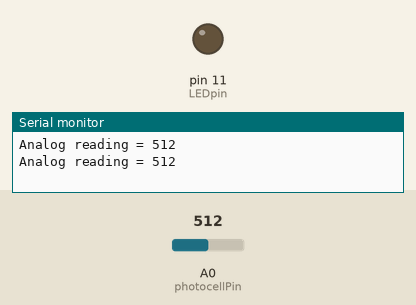
Simulated run of this sketch. Board: Arduino Uno, built with avr-gcc and run on an emulated ATmega328P. Parts: output pins drawn as LEDs (lit = HIGH), the last lines printed to the serial monitor. The inputs (shaded band) are chosen by the test bench; at power-on: A0 (photocellPin) = 512.

Above: at 1.8 s.
1.9 s: A0 (photocellPin) set to 3
3.4 s: A0 (photocellPin) set to 0
At 4.4 s:
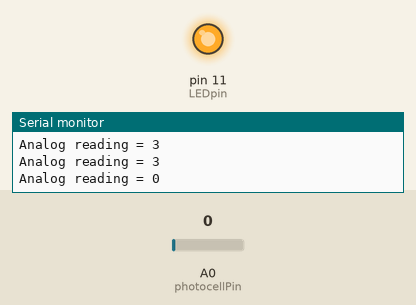
5.5 s: A0 (photocellPin) set to 122
At 7.1 s:
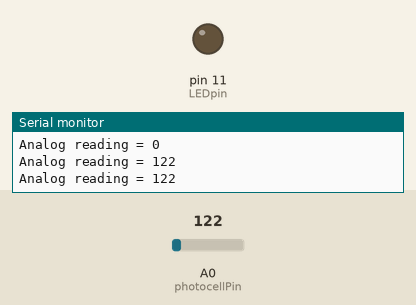
Timing chart, 0 to 8.6 s (numbered marks = the images above; inputs shaded):
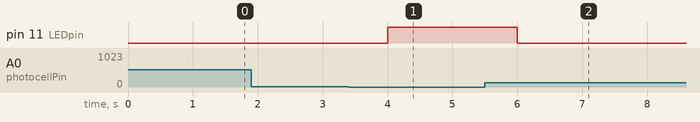

Measured:
- the behaviour switches between 2 and 1 on A0 (photocellPin) (found by bisection; images 0 and 1)
- after the input at 3.4 s, pin 11 (LEDpin): LOW → HIGH after 0.60 s
- after the input at 5.5 s, pin 11 (LEDpin): HIGH → LOW after 0.50 s

The sketch:

lab3.3_Nightlight_Photocell.ino
```cpp
/* Photocell simple testing sketch.

Connect one end of the photocell to 5V, the other end to Analog 0.
Then connect one end of a 10K resistor from Analog 0 to ground
Connect LED from pin 11 through a resistor to ground
For more information see http://learn.adafruit.com/photocells */

int photocellPin = 0;     // the cell and 10K pulldown are connected to a0
int photocellReading;     // the analog reading from the sensor divider
int LEDpin = 11;          // connect Red LED to pin 11 (PWM pin)
int LEDbrightness;        //
//int level;

void setup(void) {
  // We'll send debugging information via the Serial monitor
  Serial.begin(9600);

  pinMode(LEDpin, OUTPUT);
}

void loop(void) {
  photocellReading = analogRead(photocellPin);
  //level = analogRead(sensor);

  Serial.print("Analog reading = ");
  Serial.println(photocellReading);     // the raw analog reading

  // LED gets brighter the darker it is at the sensor
  // that means we have to -invert- the reading from 0-1023 back to 1023-0
//  photocellReading = 820 - photocellReading;
//  Serial.println(photocellReading);
  //now we have to map 0-1023 to 0-255 since thats the range analogWrite uses
  //LEDbrightness = map(photocellReading, 0, 450, 0, 255);

  if (photocellReading <= 1){
    digitalWrite(LEDpin, HIGH);
  }
  else{
    digitalWrite(LEDpin, LOW);
  }

  delay(1000);
}
```
